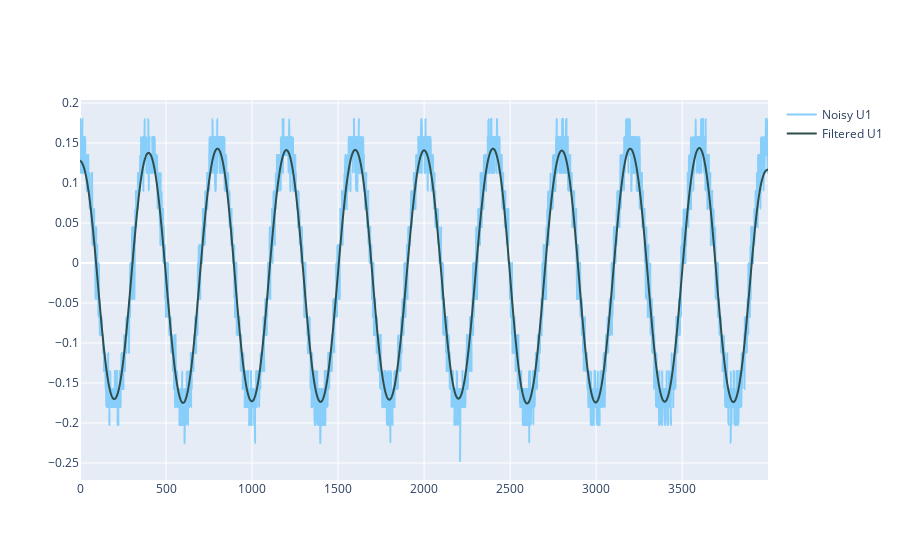

Notebook cell for this chart:
### Code cell
fig = go.Figure()

fig.add_trace(go.Scatter(
            # x = time.to_numpy(),
            y = V1,
            line =  dict(shape =  'spline', color = 'lightskyblue'),
            name = 'Noisy U1',
            ))

fig.add_trace(go.Scatter(
            y = V1_filt,
            line =  dict(shape =  'spline', color = 'darkslategrey'),
            name = 'Filtered U1'
            ))

fig.show()

### Figure 1 — Plotly figure (JSON) as saved in the notebook; plotly's stock layout.template omitted (floating-point values rounded to 4 significant figures; data arrays with more than 128 entries replaced by an {"elided": "..."} marker saying what was removed)
{"data": [{"line": {"color": "lightskyblue", "shape": "spline"}, "name": "Noisy U1", "type": "scatter", "y": {"elided": "4000 float values"}}, {"line": {"color": "darkslategrey", "shape": "spline"}, "name": "Filtered U1", "type": "scatter", "y": {"elided": "4000 float values"}}], "layout": {}}
